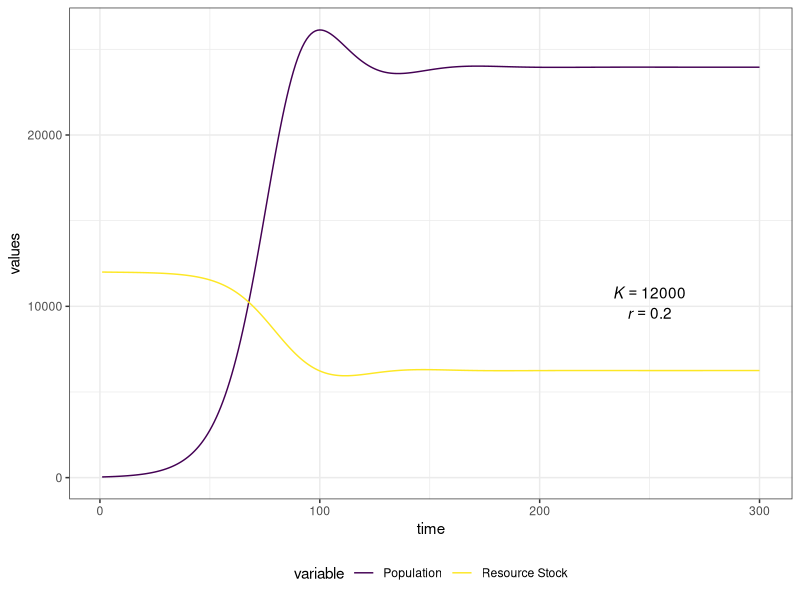
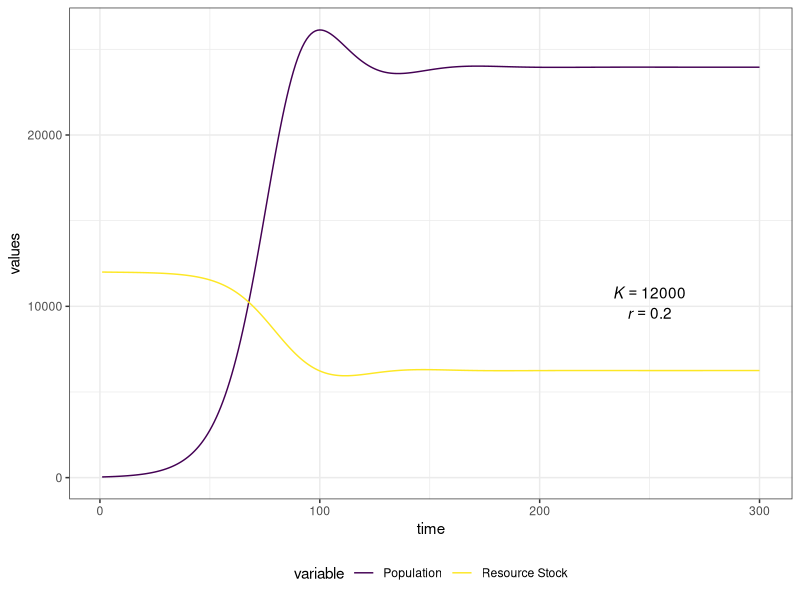

Generate these figures, in order, with R:
# Steady state

library(dplyr)
library(ggplot2)
library(viridis)


# Resource dynamics
# Define the function of resource dynamics (Logistic growth)

S1 = function(r,K,S,L,alpha=10^-5,beta=0.4){
  S + r*S*(1-S/K)-alpha*beta*L*S
}


# Population dynamics
# Define the function of population dynamics (Multhasian)

L1 = function(L, S, birthdeath=-0.1, phi=4, alpha=10^-5, beta = 0.4){
  L + L*(birthdeath + phi*alpha*beta*S)
}


# ----- Run simulation ------

mat = matrix(nrow=300,ncol=2)
L_int = 40 # Initial value for population

# Change the initial parameters 
r_int = 0.2    # r: intrinsic growth rate
S_int = 12000  # K: Carrying capacity 

# Simulation by loop
for(t in 1:300){ # 300 years
  if(t==1){
    mat[t,1]= L_int
    mat[t,2]= S_int
  }
  if(t>1){
    mat[t,1] = L1(L=mat[t-1,1],S=mat[t-1,2])
    mat[t,2] = S1(L=mat[t-1,1],S=mat[t-1,2], K=S_int,r = r_int)
  }
}

# Convert into a data frame
dat = data.frame(mat) %>%
  mutate(time = row_number()) %>%
  rename("Population" = 1,"Resource Stock" = 2) %>%
  tidyr::pivot_longer(cols = c("Population","Resource Stock"),names_to = "variable",
                      values_to = "values")

# Make plot 
plot_sim = ggplot(dat, aes(x=time, y=values, col = variable)) +
  geom_line() + 
  theme_bw() +
  scale_color_viridis_d() +
  annotate("text", x = 250,y=0.9*S_int, label = paste("italic(K)==",S_int), parse= TRUE) +
  annotate("text", x = 250,y=0.80*S_int, label = paste("italic(r)==",r_int), parse= TRUE) +
  theme(legend.position = "bottom")

# Show plot
plot_sim

# Save plot
ggsave(paste0("figure/plot_K_",S_int,"_r_",r_int,".png"),plot = plot_sim,height = 4.5, width = 8)




